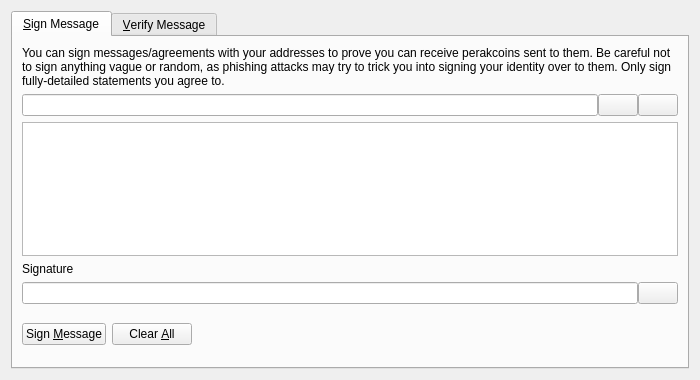
<?xml version="1.0" encoding="UTF-8"?>
<ui version="4.0">
 <class>SignVerifyMessageDialog</class>
 <widget class="QDialog" name="SignVerifyMessageDialog">
  <property name="geometry">
   <rect>
    <x>0</x>
    <y>0</y>
    <width>700</width>
    <height>380</height>
   </rect>
  </property>
  <property name="windowTitle">
   <string>Signatures - Sign / Verify a Message</string>
  </property>
  <property name="modal">
   <bool>true</bool>
  </property>
  <layout class="QVBoxLayout" name="verticalLayout">
   <item>
    <widget class="QTabWidget" name="tabWidget">
     <property name="currentIndex">
      <number>0</number>
     </property>
     <widget class="QWidget" name="tabSignMessage">
      <attribute name="title">
       <string>&amp;Sign Message</string>
      </attribute>
      <layout class="QVBoxLayout" name="verticalLayout_SM">
       <item>
        <widget class="QLabel" name="infoLabel_SM">
         <property name="text">
          <string>You can sign messages/agreements with your addresses to prove you can receive perakcoins sent to them. Be careful not to sign anything vague or random, as phishing attacks may try to trick you into signing your identity over to them. Only sign fully-detailed statements you agree to.</string>
         </property>
         <property name="textFormat">
          <enum>Qt::PlainText</enum>
         </property>
         <property name="wordWrap">
          <bool>true</bool>
         </property>
        </widget>
       </item>
       <item>
        <layout class="QHBoxLayout" name="horizontalLayout_1_SM">
         <property name="spacing">
          <number>0</number>
         </property>
         <item>
          <widget class="QValidatedLineEdit" name="addressIn_SM">
           <property name="toolTip">
            <string>The Perakcoin address to sign the message with</string>
           </property>
          </widget>
         </item>
         <item>
          <widget class="QPushButton" name="addressBookButton_SM">
           <property name="toolTip">
            <string>Choose previously used address</string>
           </property>
           <property name="text">
            <string/>
           </property>
           <property name="icon">
            <iconset resource="../bitcoin.qrc">
             <normaloff>:/icons/address-book</normaloff>:/icons/address-book</iconset>
           </property>
           <property name="shortcut">
            <string>Alt+A</string>
           </property>
           <property name="autoDefault">
            <bool>false</bool>
           </property>
          </widget>
         </item>
         <item>
          <widget class="QPushButton" name="pasteButton_SM">
           <property name="toolTip">
            <string>Paste address from clipboard</string>
           </property>
           <property name="text">
            <string/>
           </property>
           <property name="icon">
            <iconset resource="../bitcoin.qrc">
             <normaloff>:/icons/editpaste</normaloff>:/icons/editpaste</iconset>
           </property>
           <property name="shortcut">
            <string>Alt+P</string>
           </property>
           <property name="autoDefault">
            <bool>false</bool>
           </property>
          </widget>
         </item>
        </layout>
       </item>
       <item>
        <widget class="QPlainTextEdit" name="messageIn_SM">
         <property name="toolTip">
          <string>Enter the message you want to sign here</string>
         </property>
        </widget>
       </item>
       <item>
        <widget class="QLabel" name="signatureLabel_SM">
         <property name="text">
          <string>Signature</string>
         </property>
         <property name="textFormat">
          <enum>Qt::PlainText</enum>
         </property>
        </widget>
       </item>
       <item>
        <layout class="QHBoxLayout" name="horizontalLayout_2_SM">
         <property name="spacing">
          <number>0</number>
         </property>
         <item>
          <widget class="QLineEdit" name="signatureOut_SM">
           <property name="font">
            <font>
             <italic>true</italic>
            </font>
           </property>
           <property name="readOnly">
            <bool>true</bool>
           </property>
          </widget>
         </item>
         <item>
          <widget class="QPushButton" name="copySignatureButton_SM">
           <property name="toolTip">
            <string>Copy the current signature to the system clipboard</string>
           </property>
           <property name="text">
            <string/>
           </property>
           <property name="icon">
            <iconset resource="../bitcoin.qrc">
             <normaloff>:/icons/editcopy</normaloff>:/icons/editcopy</iconset>
           </property>
           <property name="autoDefault">
            <bool>false</bool>
           </property>
          </widget>
         </item>
        </layout>
       </item>
       <item>
        <layout class="QHBoxLayout" name="horizontalLayout_3_SM">
         <item>
          <widget class="QPushButton" name="signMessageButton_SM">
           <property name="toolTip">
            <string>Sign the message to prove you own this Perakcoin address</string>
           </property>
           <property name="text">
            <string>Sign &amp;Message</string>
           </property>
           <property name="icon">
            <iconset resource="../bitcoin.qrc">
             <normaloff>:/icons/edit</normaloff>:/icons/edit</iconset>
           </property>
           <property name="autoDefault">
            <bool>false</bool>
           </property>
          </widget>
         </item>
         <item>
          <widget class="QPushButton" name="clearButton_SM">
           <property name="toolTip">
            <string>Reset all sign message fields</string>
           </property>
           <property name="text">
            <string>Clear &amp;All</string>
           </property>
           <property name="icon">
            <iconset resource="../bitcoin.qrc">
             <normaloff>:/icons/remove</normaloff>:/icons/remove</iconset>
           </property>
           <property name="autoDefault">
            <bool>false</bool>
           </property>
          </widget>
         </item>
         <item>
          <spacer name="horizontalSpacer_1_SM">
           <property name="orientation">
            <enum>Qt::Horizontal</enum>
           </property>
           <property name="sizeHint" stdset="0">
            <size>
             <width>40</width>
             <height>48</height>
            </size>
           </property>
          </spacer>
         </item>
         <item>
          <widget class="QLabel" name="statusLabel_SM">
           <property name="font">
            <font>
             <weight>75</weight>
             <bold>true</bold>
            </font>
           </property>
           <property name="text">
            <string/>
           </property>
           <property name="wordWrap">
            <bool>true</bool>
           </property>
          </widget>
         </item>
         <item>
          <spacer name="horizontalSpacer_2_SM">
           <property name="orientation">
            <enum>Qt::Horizontal</enum>
           </property>
           <property name="sizeHint" stdset="0">
            <size>
             <width>40</width>
             <height>48</height>
            </size>
           </property>
          </spacer>
         </item>
        </layout>
       </item>
      </layout>
     </widget>
     <widget class="QWidget" name="tabVerifyMessage">
      <attribute name="title">
       <string>&amp;Verify Message</string>
      </attribute>
      <layout class="QVBoxLayout" name="verticalLayout_VM">
       <item>
        <widget class="QLabel" name="infoLabel_VM">
         <property name="text">
          <string>Enter the receiver's address, message (ensure you copy line breaks, spaces, tabs, etc. exactly) and signature below to verify the message. Be careful not to read more into the signature than what is in the signed message itself, to avoid being tricked by a man-in-the-middle attack. Note that this only proves the signing party receives with the address, it cannot prove sendership of any transaction!</string>
         </property>
         <property name="textFormat">
          <enum>Qt::PlainText</enum>
         </property>
         <property name="alignment">
          <set>Qt::AlignLeading|Qt::AlignLeft|Qt::AlignTop</set>
         </property>
         <property name="wordWrap">
          <bool>true</bool>
         </property>
        </widget>
       </item>
       <item>
        <layout class="QHBoxLayout" name="horizontalLayout_1_VM">
         <property name="spacing">
          <number>0</number>
         </property>
         <item>
          <widget class="QValidatedLineEdit" name="addressIn_VM">
           <property name="toolTip">
            <string>The Perakcoin address the message was signed with</string>
           </property>
          </widget>
         </item>
         <item>
          <widget class="QPushButton" name="addressBookButton_VM">
           <property name="toolTip">
            <string>Choose previously used address</string>
           </property>
           <property name="text">
            <string/>
           </property>
           <property name="icon">
            <iconset resource="../bitcoin.qrc">
             <normaloff>:/icons/address-book</normaloff>:/icons/address-book</iconset>
           </property>
           <property name="shortcut">
            <string>Alt+A</string>
           </property>
           <property name="autoDefault">
            <bool>false</bool>
           </property>
          </widget>
         </item>
        </layout>
       </item>
       <item>
        <widget class="QPlainTextEdit" name="messageIn_VM"/>
       </item>
       <item>
        <widget class="QValidatedLineEdit" name="signatureIn_VM"/>
       </item>
       <item>
        <layout class="QHBoxLayout" name="horizontalLayout_2_VM">
         <item>
          <widget class="QPushButton" name="verifyMessageButton_VM">
           <property name="toolTip">
            <string>Verify the message to ensure it was signed with the specified Perakcoin address</string>
           </property>
           <property name="text">
            <string>Verify &amp;Message</string>
           </property>
           <property name="icon">
            <iconset resource="../bitcoin.qrc">
             <normaloff>:/icons/transaction_0</normaloff>:/icons/transaction_0</iconset>
           </property>
           <property name="autoDefault">
            <bool>false</bool>
           </property>
          </widget>
         </item>
         <item>
          <widget class="QPushButton" name="clearButton_VM">
           <property name="toolTip">
            <string>Reset all verify message fields</string>
           </property>
           <property name="text">
            <string>Clear &amp;All</string>
           </property>
           <property name="icon">
            <iconset resource="../bitcoin.qrc">
             <normaloff>:/icons/remove</normaloff>:/icons/remove</iconset>
           </property>
           <property name="autoDefault">
            <bool>false</bool>
           </property>
          </widget>
         </item>
         <item>
          <spacer name="horizontalSpacer_1_VM">
           <property name="orientation">
            <enum>Qt::Horizontal</enum>
           </property>
           <property name="sizeHint" stdset="0">
            <size>
             <width>40</width>
             <height>48</height>
            </size>
           </property>
          </spacer>
         </item>
         <item>
          <widget class="QLabel" name="statusLabel_VM">
           <property name="font">
            <font>
             <weight>75</weight>
             <bold>true</bold>
            </font>
           </property>
           <property name="text">
            <string/>
           </property>
           <property name="wordWrap">
            <bool>true</bool>
           </property>
          </widget>
         </item>
         <item>
          <spacer name="horizontalSpacer_2_VM">
           <property name="orientation">
            <enum>Qt::Horizontal</enum>
           </property>
           <property name="sizeHint" stdset="0">
            <size>
             <width>40</width>
             <height>48</height>
            </size>
           </property>
          </spacer>
         </item>
        </layout>
       </item>
      </layout>
     </widget>
    </widget>
   </item>
  </layout>
 </widget>
 <customwidgets>
  <customwidget>
   <class>QValidatedLineEdit</class>
   <extends>QLineEdit</extends>
   <header>qvalidatedlineedit.h</header>
  </customwidget>
 </customwidgets>
 <resources>
  <include location="../bitcoin.qrc"/>
 </resources>
 <connections/>
</ui>
